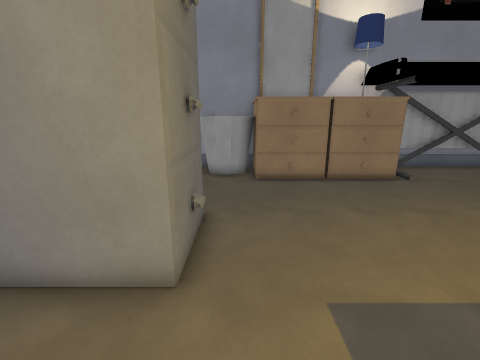
view 1 (above)

16 first-person views from a walk through a level from a Godot 3-D game. The camera is 1.4 m above the floor, tilts 14° down and sees 90° across. The floor is counted in squares, 0.5 m on a side. Each view is taken from the middle of a square. On the plan, view 1 faces up. The plan holds only what a view shows up to about 18 squares ahead; the rest is blank. The place goes on beyond the plan. Door leaves are left out where a doorway can be walked through. Some surface patterns are stand-ins.

view 2
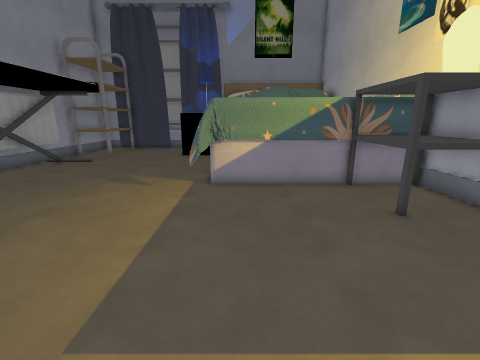

view 3
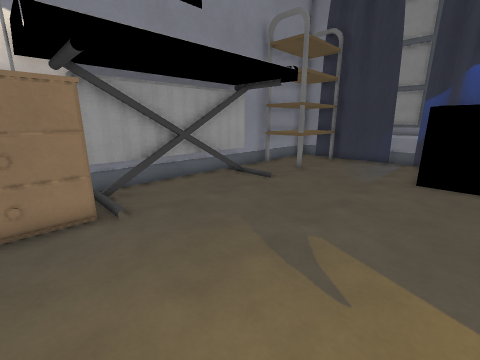

view 4
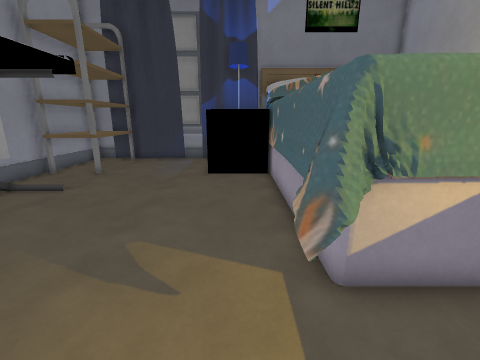

view 5
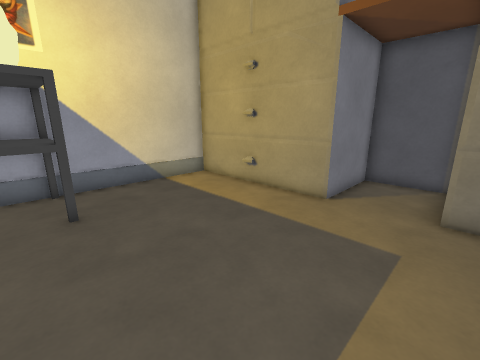

view 6
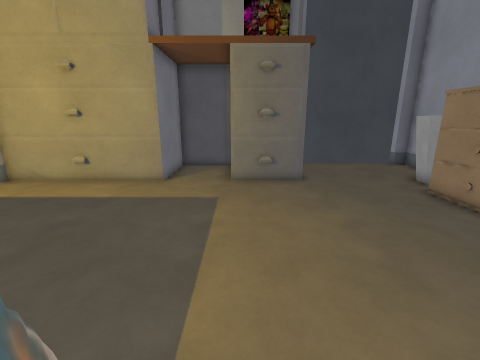

view 7
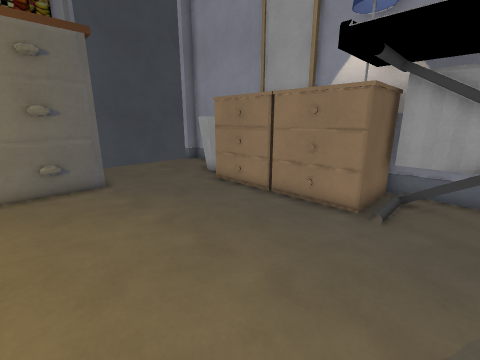

view 8
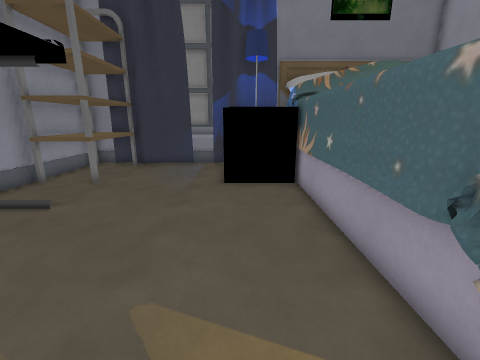

view 9
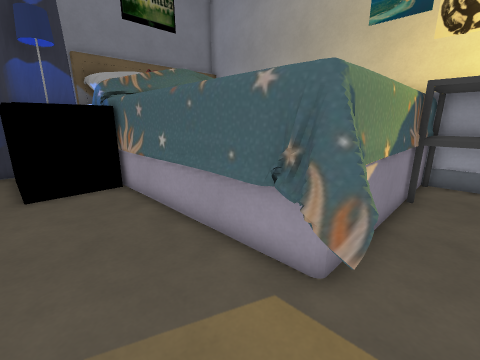

view 10
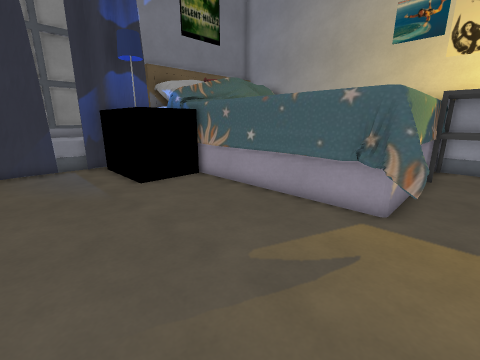

view 11
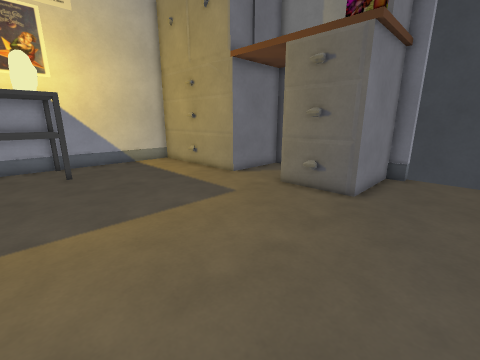

view 12
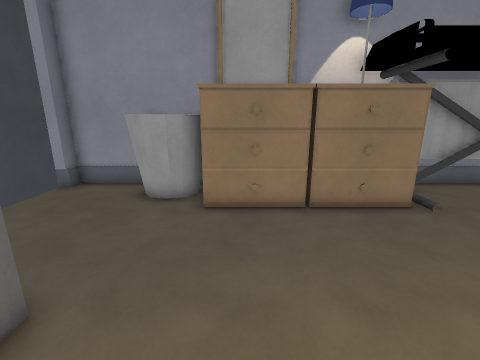

view 13
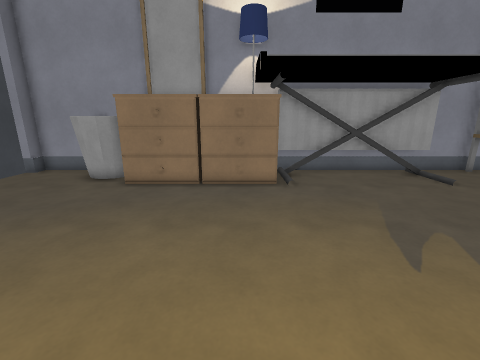

view 14
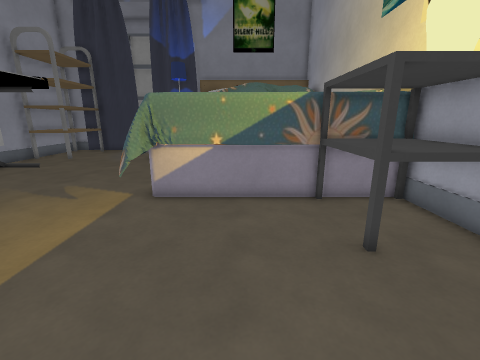

view 15
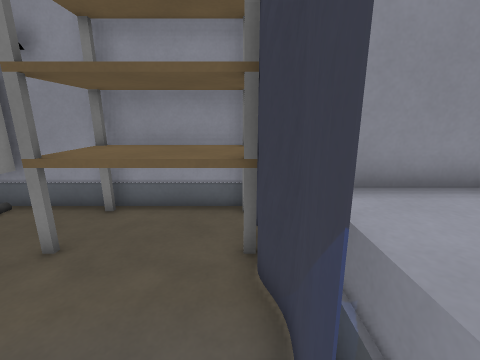

view 16
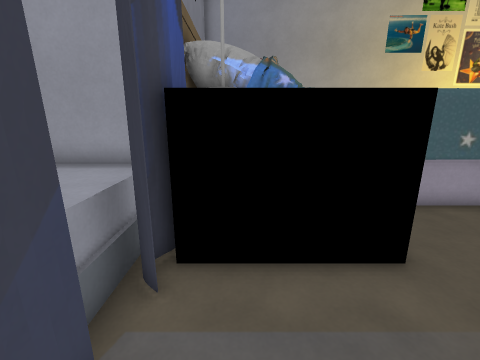

### Floor plan
Key: @ floor where view 1 was taken; # wall or solid block; . floor; D open door; = window, fence, low wall or low ledge; ^ raised ledge; R radiator; B bin; A drawers; S shelf.
Columns run from 6 left of view 1 to 26 right of it. Each row starts with its distance up from view 1.
 15  #######      #################
 14 D#..          RRRRRRRRR..SSSSS#
 13 D...B BB      A#######...SSSSS#
 12 D...BBBAAAAAAAA..........SSSSS#
 11 D......AAAAAAA...............##^^
 10 D.............................#^^
  9 D.............................#^^
  8 D.............................^^
  7 ######........................^^^
  6      #...................^^^^#^^
  5      #...................^   #^^^
  4  #####...................^     ^^
  3  #.............##======..^
  2  #.............#^^^^^^^^^^#
  1  #.............#^
  0  #####@.........^
 -1      #..........^
 -2      #..........^
 -3      #.........#^
 -4      #......SSSS^
 -5      #......SSSS^
 -6      #......SSSS^
 -7      ############

Positions as (right, up) in squares from view 1, and headings:
1: (0, 0), facing up
2: (-1, 1), facing right
3: (6, 4), facing up-right
4: (6, 4), facing right
5: (7, 4), facing down-left
6: (10, 4), facing left
7: (10, 4), facing up-left
8: (8, 5), facing right
9: (8, 6), facing down-right
10: (8, 10), facing down-right
11: (8, 10), facing down-left
12: (2, 4), facing up
13: (6, 1), facing up
14: (1, -1), facing right
15: (23, 7), facing up
16: (22, 10), facing down
